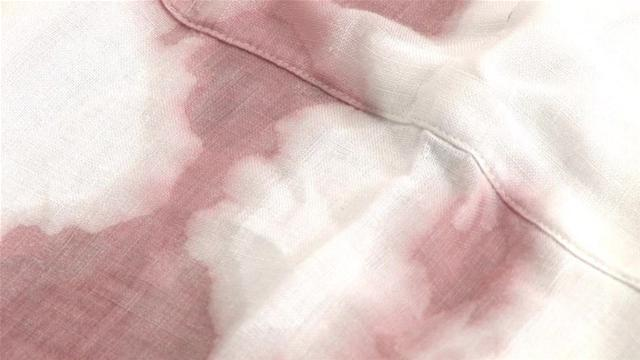
#> input picture assignment/stained_0.jpg, 640 x 360 px
$ jupyter execute Untitled2.ipynb   (shell and % lines are left out)   (Python 2 division)
#> lines starting #> are read from the running program, lines starting #| are printed output that depends on the picture; long printed decimals are rounded
[cell 1]
import numpy as np
import numpy as np
import scipy as sp
from scipy import signal
import cv2
import matplotlib.pyplot as plt
import argparse
import time

[cell 2]
def makeLMfilters():
    SUP = 49
    SCALEX = [np.sqrt(2), np.power(np.sqrt(2),2), np.power(np.sqrt(2),3)]
    NORIENT = 6
    NROTINV = 12

    NBAR = len(SCALEX) * NORIENT
    NEDGE = len(SCALEX) * NORIENT
    NF = NBAR + NEDGE + NROTINV
    F = np.zeros((SUP, SUP, NF))
    hsup = (SUP)/2
    x, y = np.meshgrid(np.linspace(-hsup, hsup, hsup*2+1), np.linspace(hsup, -hsup, hsup*2+1))
    xx = []
    yy = []
    for i in range(0, SUP):
        for j in range(0, SUP):
            xx.append(x[j][i])
            yy.append(y[j][i])

    orgpts = np.transpose(np.transpose([xx, yy]))

    count = 0;
    for scale in range(0, len(SCALEX)):
        for orient in range (0,NORIENT):
            angle = np.pi * orient/NORIENT
            c = np.cos(angle)
            s = np.sin(angle)
            rotpts =  np.dot([[c,-s],[s,c]], orgpts)
            rotpts = np.asarray(rotpts)
            F[:,:,count]=makefilter_LM(SCALEX[scale],0,1,rotpts,SUP)
            F[:,:,count+NEDGE]=makefilter_LM(SCALEX[scale],0,2,rotpts,SUP)
            count=count+1

    count = NBAR + NEDGE
    SCALES = np.power(np.sqrt(2),[1,2,3,4])
    for i in range(0,len(SCALES)):
        F[:,:,count] = normalise(gauss_kernel((SUP, SUP), SCALES[i]))
        F[:,:,count+1] =normalise(log_kernel(SUP,SCALES[i]))
        F[:,:,count+2] = normalise(log_kernel(SUP,3*SCALES[i]))
        count=count+3;

    return F

def makefilter_LM(scale, phasex, phasey, pts, sup):
    gx = gauss1d(3*scale, 0, pts[0,:], phasex)
    gy = gauss1d(scale, 0, pts[1,:], phasey)
    f = normalise(np.reshape(gx*gy, (sup, sup)))
    return f

def gauss1d(sigma, mean, x, ord):
    x = x - mean
    num = x * x
    variance = np.power(sigma,2)
    denom = 2 * variance
    g = np.exp(-num/denom)/np.power((np.pi*denom), 0.5)
    if ord == 1:
        g = -g * (x/variance)
    elif ord == 2:
        g = g * ((num-variance)/np.power(variance,2))
    return g

def normalise(f):
    f = f - np.mean(f[:])
    f = f/np.sum(np.abs(f[:]))
    return f

def gauss_kernel(shape=(3,3),sigma=0.5):
    m,n = [(ss-1.)/2. for ss in shape]
    y,x = np.ogrid[-m:m+1,-n:n+1]
    h = np.exp( -(x*x + y*y) / (2.*sigma*sigma) )
    h[ h < np.finfo(h.dtype).eps*h.max() ] = 0
    sumh = h.sum()
    if sumh != 0:
        h /= sumh
    return h

def log_kernel(p2, sigma):
    rows = p2
    cols = p2

    r2 = (rows-1)/2
    c2 = (cols-1)/2

    x, y = np.meshgrid(np.linspace(-c2,c2, c2*2 + 1), np.linspace(-r2,r2, r2*2 + 1))
    radsqrd = np.power(x,2) + np.power(y,2)

    f = -1 / (np.pi * np.power(sigma,4))* (1 - radsqrd / 2 * np.power(sigma,2))*np.exp(-radsqrd/2*np.power(sigma,2))
    f = f - np.mean(f)

    return f
# [20 lines left out: function log_ker, not called in this run]

[cell 3]
def LM_convolve(file1, file2):
#> called with file1 = 'stained_0.jpg', file2 = 'bumpy_0.jpg'
    LM = makeLMfilters()

    LM_img1 = cv2.imread(file1)
#> LM_img1 is the input picture: shape (360, 640, 3); mean B, G, R 199.5, 202.9, 223.5
    LM_img1 = cv2.cvtColor(LM_img1, cv2.COLOR_BGR2GRAY)
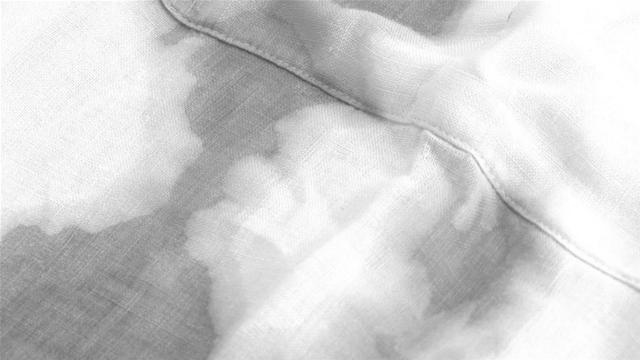
#> LM_img1: shape (360, 640); min 72, max 255, mean 208.7

    LM_img2 = cv2.imread(file2)
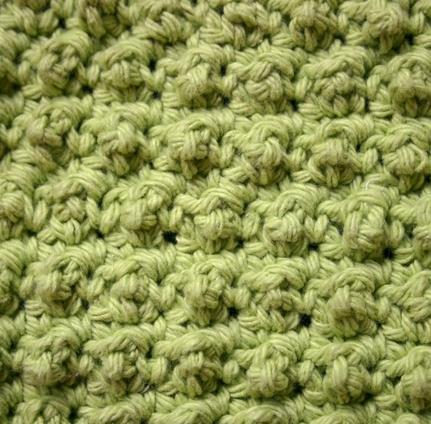
#> input picture assignment/bumpy_0.jpg, 431 x 424 px
#> LM_img2 is the input picture: shape (424, 431, 3); mean B, G, R 82.6, 149.1, 143.1
    LM_img2 = cv2.cvtColor(LM_img2, cv2.COLOR_BGR2GRAY)
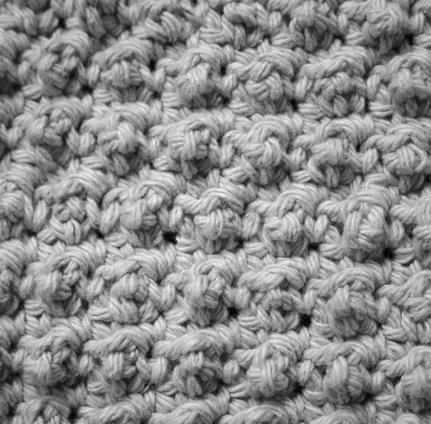
#> LM_img2: shape (424, 431); min 0, max 246, mean 139.7

    LM_response1 = []
    LM_response2 = []

    for i in range(0,48):
        LM_response1.append(np.abs(signal.convolve(LM_img1, LM[:,:,i], mode='valid')))
        LM_response2.append(np.abs(signal.convolve(LM_img2, LM[:,:,i], mode='valid')))
#> after the loop, LM_response1 = 48 items; LM_response2 = 48 items

    return LM_response1, LM_response2

[cell 4]
def LM_calculate(LM_response1, LM_response2):
    LM_means1 = []
    LM_std1 = []
    LM_avg1 = []
    LM_means2 = []
    LM_std2 = []
    LM_avg2 = []

    for i in range(0,13):
        LM_m1, LM_s1 = cv2.meanStdDev(LM_response1[i])
        LM_means1.append(LM_m1[0][0])
        LM_std1.append(LM_s1[0][0])
        LM_avg1.append(np.average(LM_response1[i]))

        LM_m2, LM_s2 = cv2.meanStdDev(LM_response2[i])
        LM_means2.append(LM_m2[0][0])
        LM_std2.append(LM_s2[0][0])
        LM_avg2.append(np.average(LM_response2[i]))

    LM_means1 = np.asarray(LM_means1)
    means2 = np.asarray(LM_means2)
    LM_std1 = np.asarray(LM_std1)
    LM_std2 = np.asarray(LM_std2)
    LM_avg1 = np.asarray(LM_avg1)
    LM_avg2 = np.asarray(LM_avg2)

    LM_means_distance = np.sqrt(np.sum((LM_means1-LM_means2)**2))
    LM_std_distance = np.sqrt(np.sum((LM_std1-LM_std2)**2))
    LM_avg_distance = np.sqrt(np.sum((LM_avg1-LM_avg2)**2))

    return (LM_means_distance, LM_std_distance, LM_avg_distance)

[cell 5]
# [46 lines left out: function textureAnalysisLM, not called in this run]

[cell 6]
#print textureAnalysisLM('stained_0.jpg', 'stained_1.jpg')
# 9.47542026304 16.2441535743 9.47542026304

LM_response1, LM_response2 = LM_convolve('stained_0.jpg', 'bumpy_0.jpg')
#> LM_response1 = 48 items; LM_response2 = 48 items
LM_means_distance, LM_std_distance, LM_avg_distance = LM_calculate(LM_response1, LM_response2)
#> the loop in LM_calculate, `for i in range(0,13):` made 13 passes
#> (LM_m1, LM_s1, LM_m2, LM_s2) on passes 1 to 12: ([1.42], [1.43], [7.85], [6.77]), ([1.45], [1.74], [6.9], [5.95]), ([1.65], [2.46], [7.85], [6.39]), ([1.5], [1.87], [9.44], [7.37]), ([1.44], [1.52], [9.24], [7.3]), ([1.47], [1.43], [8.56], [7.1]), ([1.72], [1.75], [8.11], [6.63]), ([1.71], [1.96], [7.13], [5.87]), ([1.89], [2.61], [8.6], [6.53]), ([1.73], [2.1], [10.48], [7.74]), ([1.73], [1.87], [10.45], [7.84]), ([1.79], [1.76], [9.47], [7.39])
#> after the loop in LM_calculate, `for i in range(0,13):`: LM_avg1 = [1.42, 1.45, 1.65, 1.5, 1.44, 1.47, 1.72, 1.71, 1.89, 1.73, 1.73, 1.79, 2.17]; LM_avg2 = [7.85, 6.9, 7.85, 9.44, 9.24, 8.56, 8.11, 7.13, 8.6, 10.48, 10.45, 9.47, 8.05]; LM_means1 has the same summary as LM_avg1; LM_means2 has the same summary as LM_avg2; LM_std1 = [1.43, 1.74, 2.46, 1.87, 1.52, 1.43, 1.75, 1.96, 2.61, 2.1, 1.87, 1.76, 2.21]; LM_std2 = [6.77, 5.95, 6.39, 7.37, 7.3, 7.1, 6.63, 5.87, 6.53, 7.74, 7.84, 7.39, 6.27]
#> in LM_calculate, `means2 = np.asarray(LM_means2)`: means2 has the same summary as LM_avg2
#> in LM_calculate, `LM_means_distance = np.sqrt(np.sum((LM_means1-LM_means2)**2))`: LM_means_distance = 25.4
#> in LM_calculate, `LM_std_distance = np.sqrt(np.sum((LM_std1-LM_std2)**2))`: LM_std_distance = 18.11
#> in LM_calculate, `LM_avg_distance = np.sqrt(np.sum((LM_avg1-LM_avg2)**2))`: LM_avg_distance = 25.4
#> LM_means_distance = 25.4; LM_std_distance = 18.11; LM_avg_distance = 25.4
print LM_means_distance, LM_std_distance, LM_avg_distance
#| 25.400 18.107 25.400
